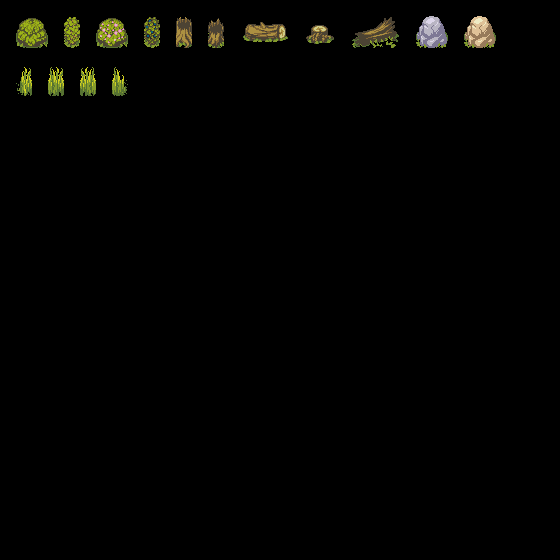

A level layout from a 2D game, rendered from its tile map. Below: a short description, then the map file with tile-grid data replaced by summaries:
An orthogonal 35x35 tile map with 16x16 px tiles, 2 tile layers (input_DetailsMask, output_DetailsFringe), 2 hidden layers not drawn, 7 tilesets.

<map version="1.2" tiledversion="1.3.5" orientation="orthogonal" renderorder="right-down" width="35" height="35" tilewidth="16" tileheight="16" infinite="0" nextlayerid="55" nextobjectid="2">
 <tileset firstgid="1" name="terrain" tilewidth="16" tileheight="16" tilecount="256" columns="16">
  <image source="../tilesets/terrain.png" width="256" height="256" />
  <terraintypes>
   <terrain name="lightgrass" tile="0" />
   <terrain name="medgrass" tile="4" />
   <terrain name="darkgrass" tile="8" />
   <terrain name="darkdirt" tile="13" />
  </terraintypes>
  <tile id="0" terrain="0,0,0,0" />
  <tile id="4" terrain="1,1,1,1" />
  <tile id="8" terrain="2,2,2,2" />
  <tile id="13" terrain="3,3,3,3" />
  <tile id="16" terrain=",,,0" />
  <tile id="17" terrain=",,0,0" />
  <tile id="18" terrain=",,0,0" />
  <tile id="19" terrain=",,0," />
  <tile id="20" terrain=",,,1" />
  <tile id="21" terrain=",,1,1" />
  <tile id="22" terrain=",,1,1" />
  <tile id="23" terrain=",,1," />
  <tile id="24" terrain=",,,2" />
  <tile id="25" terrain=",,2,2" />
  <tile id="26" terrain=",,2,2" />
  <tile id="27" terrain=",,2," />
  <tile id="28" terrain=",,,3" />
  <tile id="29" terrain=",,3,3" />
  <tile id="30" terrain=",,3,3" />
  <tile id="31" terrain=",,3," />
  <tile id="32" terrain=",0,,0" />
  <tile id="33" terrain=",0,0,0" />
  <tile id="34" terrain="0,,0,0" />
  <tile id="35" terrain="0,,0," />
  <tile id="36" terrain=",1,,1" />
  <tile id="37" terrain=",1,1,1" />
  <tile id="38" terrain="1,,1,1" />
  <tile id="39" terrain="1,,1," />
  <tile id="40" terrain=",2,,2" />
  <tile id="41" terrain=",2,2,2" />
  <tile id="42" terrain="2,,2,2" />
  <tile id="43" terrain="2,,2," />
  <tile id="44" terrain=",3,,3" />
  <tile id="45" terrain=",3,3,3" />
  <tile id="46" terrain="3,,3,3" />
  <tile id="47" terrain="3,,3," />
  <tile id="48" terrain=",0,,0" />
  <tile id="49" terrain="0,0,,0" />
  <tile id="50" terrain="0,0,0," />
  <tile id="51" terrain="0,,0," />
  <tile id="52" terrain=",1,,1" />
  <tile id="53" terrain="1,1,,1" />
  <tile id="54" terrain="1,1,1," />
  <tile id="55" terrain="1,,1," />
  <tile id="56" terrain=",2,,2" />
  <tile id="57" terrain="2,2,,2" />
  <tile id="58" terrain="2,2,2," />
  <tile id="59" terrain="2,,2," />
  <tile id="60" terrain=",3,,3" />
  <tile id="61" terrain="3,3,,3" />
  <tile id="62" terrain="3,3,3," />
  <tile id="63" terrain="3,,3," />
  <tile id="64" terrain=",0,," />
  <tile id="65" terrain="0,0,," />
  <tile id="66" terrain="0,0,," />
  <tile id="67" terrain="0,,," />
  <tile id="68" terrain=",1,," />
  <tile id="69" terrain="1,1,," />
  <tile id="70" terrain="1,1,," />
  <tile id="71" terrain="1,,," />
  <tile id="72" terrain=",2,," />
  <tile id="73" terrain="2,2,," />
  <tile id="74" terrain="2,2,," />
  <tile id="75" terrain="2,,," />
  <tile id="76" terrain=",3,," />
  <tile id="77" terrain="3,3,," />
  <tile id="78" terrain="3,3,," />
  <tile id="79" terrain="3,,," />
 </tileset>
 <tileset firstgid="257" name="terraindetail1" tilewidth="16" tileheight="16" tilecount="256" columns="16">
  <image source="../tilesets/terraindetail1.png" width="256" height="256" />
 </tileset>
 <tileset firstgid="513" name="water" tilewidth="16" tileheight="16" tilecount="256" columns="16">
  <image source="../tilesets/water.png" width="256" height="256" />
 </tileset>
 <tileset firstgid="769" name="objects1" tilewidth="16" tileheight="16" tilecount="256" columns="16">
  <image source="../tilesets/objects1.png" width="256" height="256" />
 </tileset>
 <tileset firstgid="1025" name="cliffs" tilewidth="16" tileheight="16" tilecount="256" columns="16">
  <image source="../tilesets/cliffs.png" width="256" height="256" />
 </tileset>
 <tileset firstgid="1281" name="trees_mask" tilewidth="128" tileheight="128" tilecount="16" columns="4">
  <image source="../tilesets/trees_mask.png" width="512" height="512" />
 </tileset>
 <tileset firstgid="1297" name="trees_fringe" tilewidth="128" tileheight="128" tilecount="16" columns="4">
  <image source="../tilesets/trees_fringe.png" width="512" height="512" />
 </tileset>
 <layer id="48" name="input_DetailsMask" width="35" height="35">
  <data>[1225 cells, 24 non-empty, 24 distinct tile ids]</data>
 </layer>
 <layer id="49" name="output_DetailsFringe" width="35" height="35">
  <data>[1225 cells, 24 non-empty, 24 distinct tile ids]</data>
 </layer>
 <layer id="38" name="regions_Input" width="35" height="35" visible="0">
  <data>[1225 cells, 24 non-empty, 1 distinct tile ids]</data>
 </layer>
 <layer id="39" name="regions_Output" width="35" height="35" visible="0">
  <data>[1225 cells, 24 non-empty, 1 distinct tile ids]</data>
 </layer>
</map>
